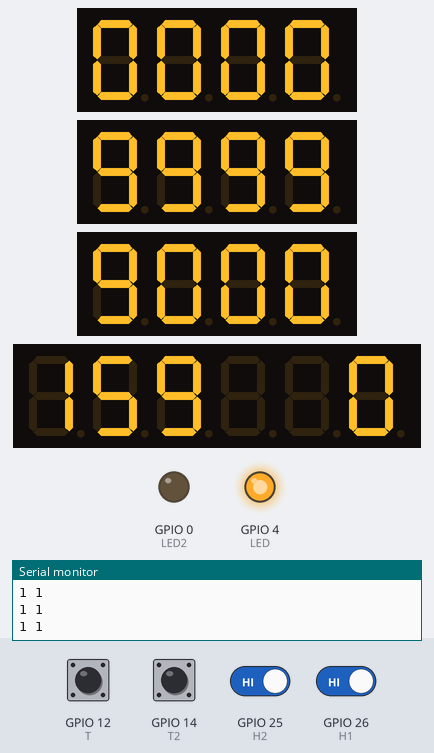
Simulated run of this sketch. Board: ESP32. Shown: 3 × 4-digit seven-segment display, 6-digit seven-segment display, output pins drawn as LEDs (lit = HIGH), the last lines printed to the serial monitor. Wiring (inferred from the names in the program): 4 × TM1637 display: clock GPIO 17, DIO GPIO 16 / clock GPIO 18, DIO GPIO 5 / clock GPIO 21, DIO GPIO 19 / clock GPIO 23, DIO GPIO 22. The test bench sets the inputs (shaded band); at power-on: GPIO 12 (T), GPIO 14 (T2), GPIO 25 (H2), GPIO 26 (H1) HIGH. WiFi joins after 1.5 s; servers stay silent unless stated.

Above: at 2.7 s.
2.8 s: GPIO 14 (T2) pulled LOW for 1 s
At 3.26 s:
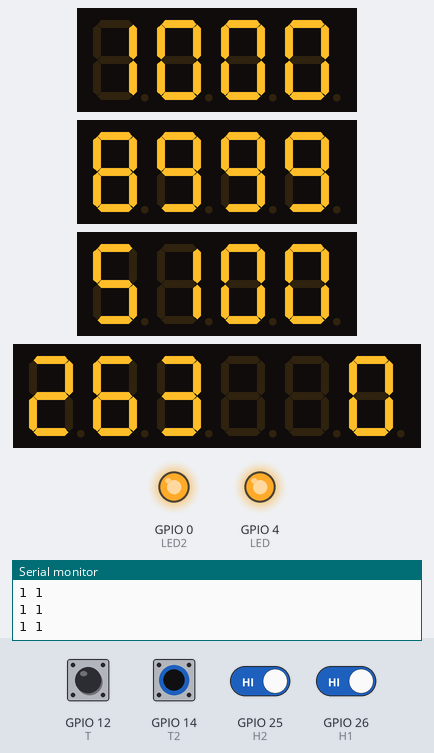
4.4 s: GPIO 12 (T) pulled LOW for 1 s
At 4.84 s:
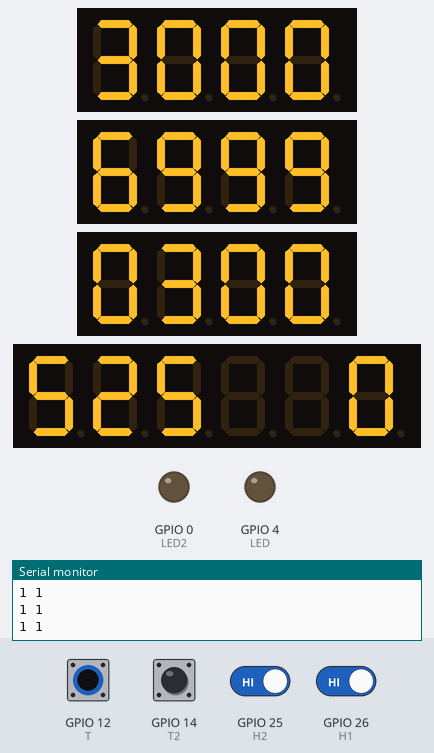
6.0 s: GPIO 12 (T) driven LOW and GPIO 14 (T2) driven LOW and GPIO 25 (H2) driven LOW and GPIO 26 (H1) driven LOW
At 6.42 s:
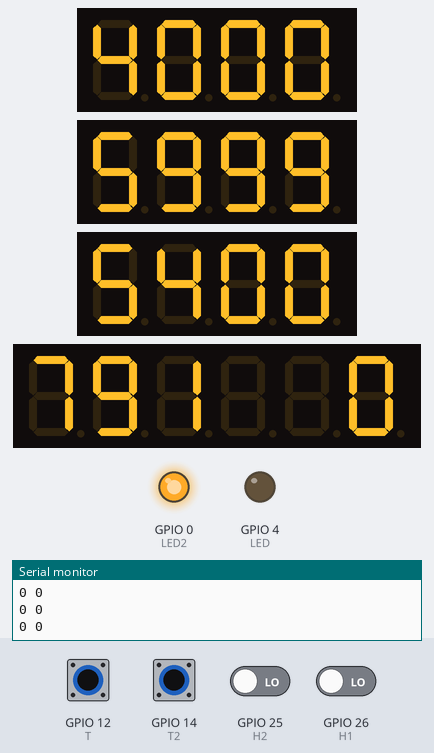
8.7 s: GPIO 12 (T) driven HIGH
At 8.96 s:
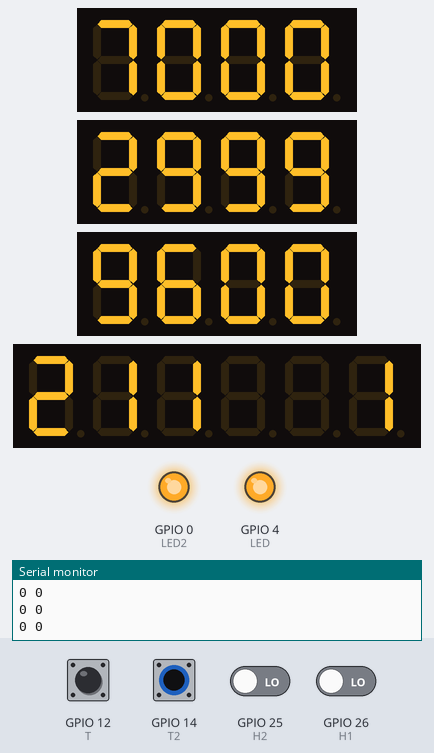
11.7 s: GPIO 14 (T2) driven HIGH
At 11.8 s:
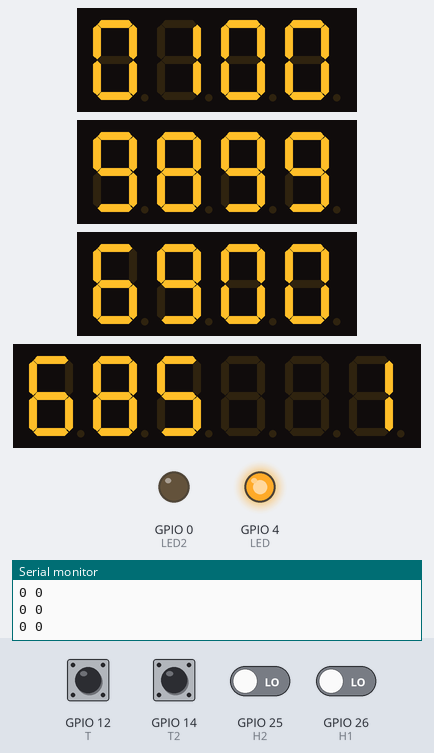
Timing chart, 0 to 14.7 s (numbered marks = the images above; inputs shaded):
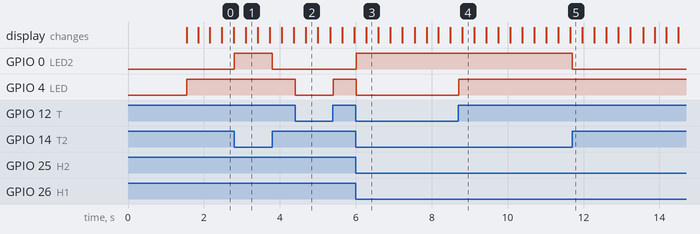

The sketch:

multiple_FND.ino
```cpp
#include <WiFi.h>
#include <WiFiUdp.h>
#include "FndDisplay.h"

const char* ssid     = "SSID";
const char* password = "PASSWORD";

const char * udpAddress = "192.168.0.87";
const int udpPort = 44444;
WiFiUDP udp;

static uint8_t fndClkPin[] = {23,21,17,18 };
static uint8_t fndDioPin[] = {22,19, 16, 5};
FndDisplay fnd1(fndClkPin[0], fndDioPin[0]);
FndDisplay fnd2(fndClkPin[1], fndDioPin[1]);
FndDisplay fnd3(fndClkPin[2], fndDioPin[2]);
FndDisplay fnd4(fndClkPin[3], fndDioPin[3]);
long n = 0, n2 = 9999, n3 = 1, n4 = 0;
#define T 12
#define T2 14
#define LED 4
#define LED2 0
#define H1 26
#define H2 25
long cmils = 0, pmils = 0, pmils2 = 0, pmils3 = 0,udpmils=0;
char buf[1024]="";
void setup() {
  pinMode(T, INPUT_PULLUP);
  pinMode(T2, INPUT_PULLUP);

  pinMode(LED, OUTPUT);
  pinMode(LED2, OUTPUT);
  pinMode(H1,INPUT_PULLUP);
  pinMode(H2,INPUT_PULLUP);
  Serial.begin(115200);
  WiFi.begin(ssid, password);
  while (WiFi.status() != WL_CONNECTED) {
    delay(500);
    Serial.print(".");
  }

  Serial.println("");
  Serial.println("WiFi connected");
  Serial.println("IP address: ");
  Serial.println(WiFi.localIP());

  Serial.println("UDP start");
  udp.begin(udpPort);
}

void loop() {
  cmils = millis();
  if (cmils - pmils > 1000) {
    fnd1.writeNumber(n);
    fnd2.writeNumber(n2);

    n++;
    n2--;

    if (n > 9999)n = 0;
    if (n2 < 0)n2 = 9999;

    pmils = cmils;
  }
  if (cmils - pmils2 > 100) {
    fnd4.writeNumber(n4);
    n4++;
    if (n4 > 9999)n4 = 0;
    pmils2 = cmils;
  }
  if (cmils - pmils3 > 500) {
    fnd3.writeNumber(n3);
    n3 += 2;
    if (n3 > 9999)n3 = 0;
  }

  int sig = digitalRead(T);
  digitalWrite(LED, sig);
  int sig2 = digitalRead(T2);
  digitalWrite(LED2, !sig2);
  int Hsig1=digitalRead(H1);
  int Hsig2=digitalRead(H2);
  Serial.println(String(Hsig1)+" "+String(Hsig2));
  if(cmils-udpmils>1){
  String k=String(Hsig1)+" "+String(Hsig2);
  //char   strcpy (buf, k.c_str);
  //buf[1024] =(char)k.c_str();
  for(int i=0;i<k.length();i++){
    buf[i]=k[i];
  }
  //udp.beginPacket(udpAddress, udpPort);
  //udp.write((uint8_t *)buf, strlen(buf));
  //udp.endPacket();
  udpmils=cmils;

  }
}
```

FndDisplay.cpp
```cpp
#include <stdint.h>
#include <Arduino.h>
#include "FndDisplay.h"
uint8_t dec[] = {
  0x3f,//0 0011 1111
  0x06,//1 0000 0110
  0x5b,//2 0101 1011
  0x4f,//3 0100 1111
  0x66,//4 0110 0110
  0x6d,//5 0110 1101
  0x7d,//6 0111 1101
  0x07,//7 0000 0111
  0x7f,//8 0111 1111
  0x6f,//9 0110 1111
  0x00,//false
};

FndDisplay::FndDisplay(uint8_t clk, uint8_t dio) {
  m_clk = clk;
  m_dio = dio;
}
void FndDisplay::start() {
  pinMode(m_dio, OUTPUT);
  delayMicroseconds(50);
}
void FndDisplay::stop() {
  pinMode(m_dio, OUTPUT);
  delayMicroseconds(50);
  pinMode(m_clk, INPUT);
  delayMicroseconds(50);
  pinMode(m_dio, INPUT);
  delayMicroseconds(50);
}
bool FndDisplay::writeByte(uint8_t b) {
  uint8_t data = b;
  for (uint8_t i = 0; i < 8; i++) {
    pinMode(m_clk, OUTPUT);
    delayMicroseconds(50);
    if (data & 0x01)
      pinMode(m_dio, INPUT);
    else
      pinMode(m_dio, OUTPUT);

    delayMicroseconds(50);
    pinMode(m_clk, INPUT);
    delayMicroseconds(50);
    data >>= 1;

  }
  pinMode(m_clk, OUTPUT);
  pinMode(m_dio, INPUT);
  delayMicroseconds(50);

  pinMode(m_clk, INPUT);
  delayMicroseconds(50);

  uint8_t ack = digitalRead(m_dio);
  if (ack == 0)
    pinMode(m_dio, OUTPUT);
  delayMicroseconds(50);
  pinMode(m_clk, OUTPUT);
  delayMicroseconds(50);
  return ack;
}
void FndDisplay::init(){
  uint8_t pos[] = { 0, 0, 0, 0 };
  start();
  writeByte(0x40);
  stop();
  start();
  writeByte(0xC0);
  for (int n = 0; n < 4; n++) {
    writeByte(dec[pos[n]]);
  }
  start();
  writeByte(0x80+0xf);
  stop();
}
int FndDisplay::writeNumber(int number,bool colon) {
  uint8_t pos[] = { 0, 0, 0, 0 };
  uint8_t mask=colon?0x80:0x00;
  start();
  writeByte(0x40);
  stop();

  start();
  writeByte(0xC0);
  pos[3] = round(number / 1000);
  pos[2] = round((number % 1000) / 100);
  pos[1] = round((number % 100) / 10);
  pos[0] = round((number % 10));
  for (int n = 0; n < 4; n++) {
    if(n==2){
      writeByte(dec[pos[n]]|mask);
    }
    else{
      writeByte(dec[pos[n]]);
    }
  }
  stop();

  start();
  writeByte(0x80 + 0x0f);
  stop();
  return 0;
}
int FndDisplay::writeNumber_f(int number){
  int num=0;
  int pos[] = { 0, 0, 0, 0 };
  uint8_t numsize=0;
  int d=1000;

  for(int i=0;i<4;i++){
    if(number/d){
      num/=d;
      pos[i]=(number/d)-(num);
      num=(number/d)*pow(10,(3-i));
      numsize++;
    }
    d/=10;

  }

  for(int i=0;i<4;i++){
    start();
    writeByte(0x40+0x04);
    stop();
    start();
    writeByte(0xC0+i);
    if(numsize>i){
    writeByte(dec[pos[3-i]]);
    }
    else{
      writeByte(dec[10]);
    }
    stop();
    start();
    writeByte(0x80 + 0x0f);
    stop();
    }
  return 0;
}
```

FndDisplay.h
```cpp
#include <stdint.h>
class FndDisplay
{
public:
	FndDisplay(uint8_t clk, uint8_t dio);
	void start();
	void stop();
	bool writeByte(uint8_t b);
  void init();
	int writeNumber(int number,bool colon=false);
  int writeNumber_f(int number);
private:
	uint8_t m_clk;
	uint8_t m_dio;
};
```

Measured:
- after the input at 2.8 s, GPIO 0 (LED2): LOW → HIGH at once, → LOW 1.0 s later
- after the input at 4.4 s, GPIO 4 (LED): HIGH → LOW at once, → HIGH 1.0 s later
- after the input at 6.0 s, GPIO 0 (LED2): LOW → HIGH at once; GPIO 4 (LED): HIGH → LOW at once
- after the input at 8.7 s, GPIO 4 (LED): LOW → HIGH at once
- after the input at 11.7 s, GPIO 0 (LED2): HIGH → LOW at once
